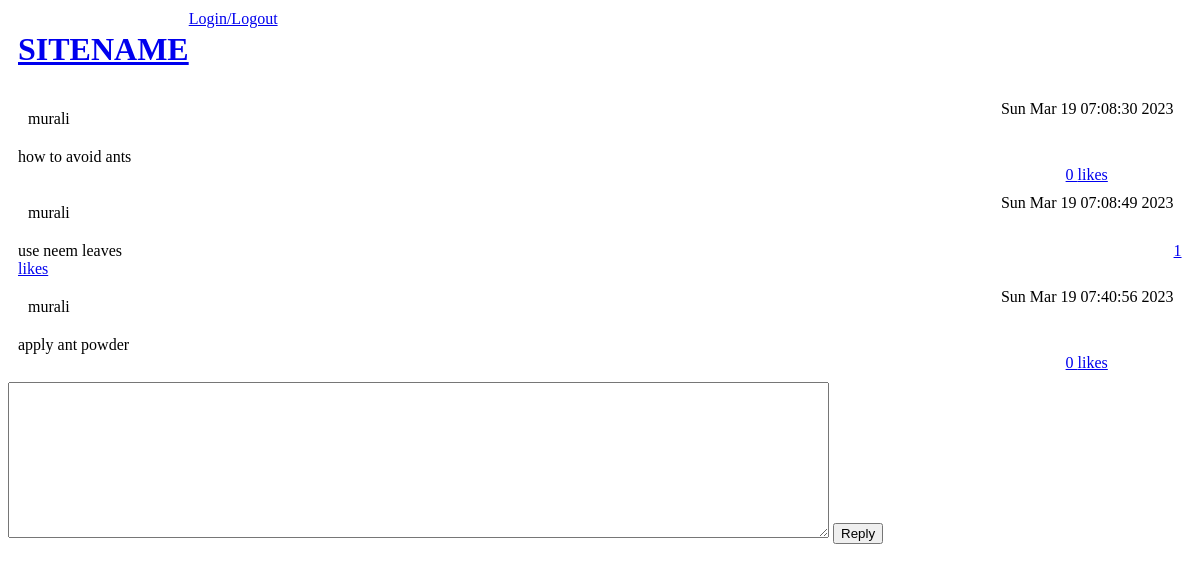
Screenshot of /topic/2 with the database file from the repository.
### helper.py (models this page shows, shortened)
    class Topic(db.Model):
        id = db.Column(db.Integer, primary_key=True)
        title = db.Column(db.Text)
        content = db.Column(db.Text)
        date = db.Column(db.Text)
        lastActivity = db.Column(db.Text)
        author = db.Column(db.Text)
        category = db.Column(db.Text)
        private = db.Column(db.Boolean)
        likes = db.Column(db.Text)
        replies = db.Column(db.Text)
        likesNum = db.Column(db.Integer)
        repliesNum = db.Column(db.Integer)
        views = db.Column(db.Integer)

    class Reply(db.Model):
        id = db.Column(db.Integer, primary_key=True)
        content = db.Column(db.Text)
        date = db.Column(db.Text)
        author = db.Column(db.Text)
        inReplyTo = db.Column(db.Integer)
        likes = db.Column(db.Text)
        likesNum = db.Column(db.Integer)

### app.py (the view)
@app.route("/topic/<id>")  # Render a topic
def renderTopic(id):
    topic = Topic.query.filter_by(id=id).first_or_404()
    topic.views += 1  # Add one view
    db.session.add(topic)
    db.session.commit()  # Change the value of the view in the database
    return render_template(
        "topic.html", topic=topic, replies=Reply.query.filter_by(inReplyTo=id)
    )  # Render the page

### templates/topic.html
{% extends "base.html" %}
{% block content %}
<div>
	<div id="meta">
		<div id="name">{{ topic.author }}</div>
		<div id="time">{{ topic.date }}</div>
	</div>
	<div id="body">
		{{ topic.content|safe }}
		<a href="/like/{{ topic.id }}">{{ topic.likesNum }} likes</a>
	</div>
</div>
{% for reply in replies %}
<div>
	<div id="meta">
		<div id="name">{{ reply.author }}</div>
		<div id="time">{{ reply.date }}</div>
	</div>
	<div id="body">
		{{ reply.content|safe }}
		<a href="/like/reply/{{ reply.id }}/{{ topic.id }}">{{ reply.likesNum }} likes</a>
	</div>
</div>
{% endfor %}
<div id="reply">
	<form action="/reply/{{ topic.id }}" method="post">
		<textarea name="body" cols="100" rows="10"></textarea>
		<button type="submit">Reply</button>
	</form>
</div>
{% endblock %}

### templates/base.html (style rules this page uses)
#meta { margin: 10px; display: flex; }
#name { margin: 10px; margin-right: 80%; }
#body { margin: 10px; }
#body a { margin-left: 90% }

### rows the page displays
Topic: author "murali", date "Sun Mar 19 07:08:30 2023", content "how to avoid ants", likesNum "0"
Reply: author "murali", date "Sun Mar 19 07:08:49 2023", content "use neem leaves", likesNum "1"
Reply: author "murali", date "Sun Mar 19 07:40:56 2023", content "apply ant powder", likesNum "0"
